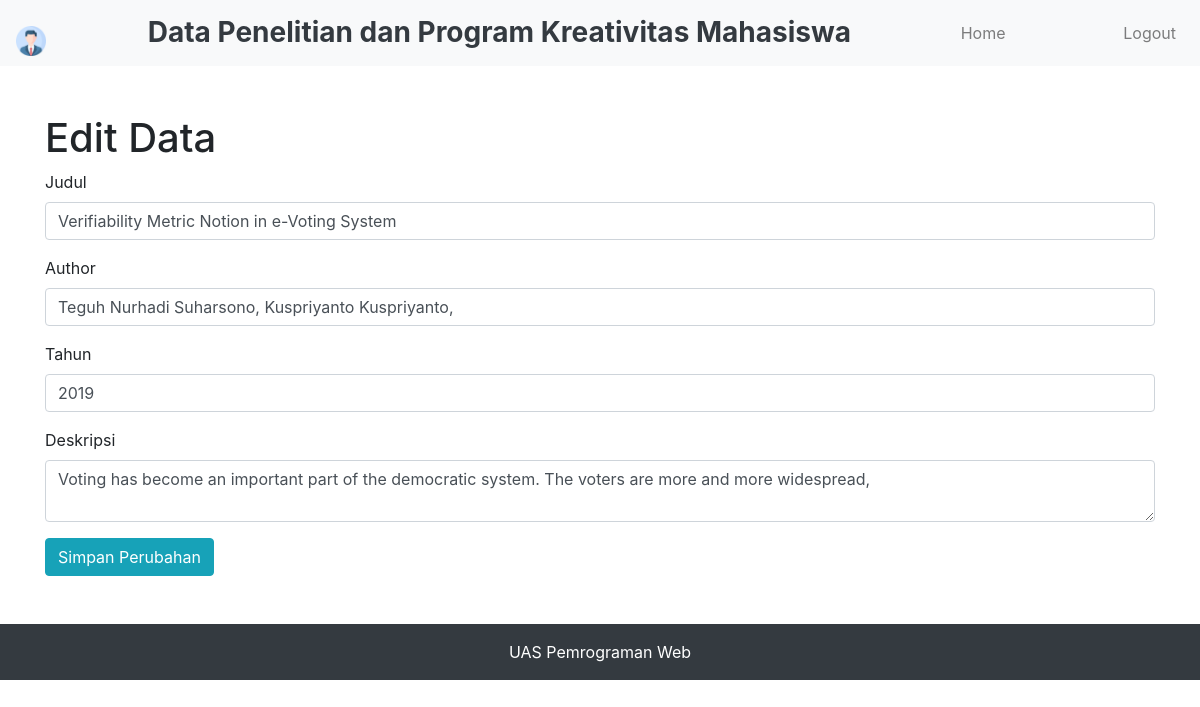
Screenshot of /edit_form.php?id=6 with the database file from the repository.
### tables this page shows
CREATE TABLE `records` (
  `id` int(11) NOT NULL,
  `judul` varchar(50) NOT NULL,
  `author` varchar(50) NOT NULL,
  `tahun` int(4) NOT NULL,
  `deskripsi` text NOT NULL,
  `file` varchar(255) NOT NULL,
  `created_at` timestamp NOT NULL DEFAULT current_timestamp()
);

### edit_form.php (the view, shortened to what this page needs)
<?php
require('koneksi.php');
$pageTitle = "Edit Data";
$id = $_GET['id'];
$query = "SELECT * FROM records WHERE id='$id'";
$result = mysqli_query($conn, $query);
$row = mysqli_fetch_assoc($result);
?>
<!DOCTYPE html>
<html lang="en">
<head>
    <link rel="stylesheet" href="https://stackpath.bootstrapcdn.com/bootstrap/4.5.2/css/bootstrap.min.css">
</head>
<body>
    <?php include "layout/header.php" ?>
    <div class="container mt-5">
        <h1><?php echo $pageTitle; ?></h1>
        <form method="POST">
            <div class="form-group">
                <label for="judul">Judul</label>
                <input type="text" class="form-control" id="judul" name="judul" value="<?php echo $row['judul']; ?>">
            </div>
            <div class="form-group">
                <label for="author">Author</label>
                <input type="text" class="form-control" id="author" name="author" value="<?php echo $row['author']; ?>">
            </div>
            <div class="form-group">
                <label for="tahun">Tahun</label>
                <input type="text" class="form-control" id="tahun" name="tahun" value="<?php echo $row['tahun']; ?>">
            </div>
            <div class="form-group">
                <label for="deskripsi">Deskripsi</label>
                <textarea class="form-control" id="deskripsi" name="deskripsi"><?php echo $row['deskripsi']; ?></textarea>
            </div>
            <button type="submit" name="submit" class="btn btn-info">Simpan Perubahan</button>
        </form>
    </div>
</body>
</html>

### rows the page displays
records: judul "Verifiability Metric Notion in e-Voting System", author "Teguh Nurhadi Suharsono, Kuspriyanto Kuspriyanto,", tahun "2019", deskripsi "Voting has become an important part of the democratic system. The voters are more and more widespread,"

### other values shown
$pageTitle "Edit Data"
